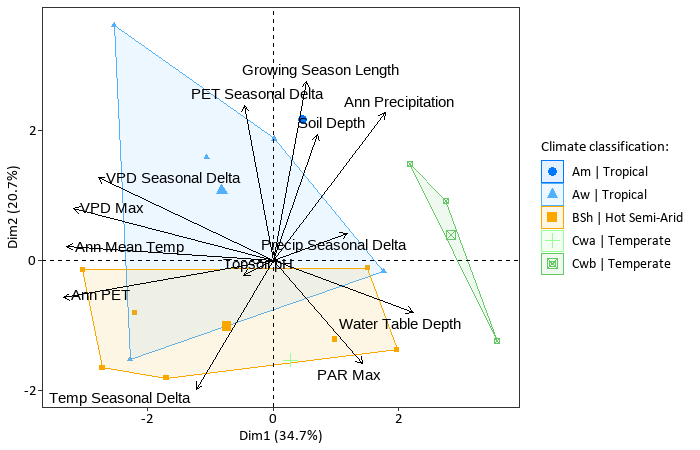

Write the R code that produced this figure.
# --- PCA of Sorghum Ecotype Environmental Factors ---

# Author: Nitzan Weisman
# Date: [Date you finalize the script]
# Description: Explores the environmental landscape of sorghum ecotype origins.
#              Performs Principal Component Analysis (PCA) on selected environmental
#              variables to visualize major gradients and relationships.
#              Includes initial screening for multicollinearity among environmental parameters.
# Data Source: Adapted from Master's Thesis, The Hebrew University of Jerusalem (March 2024)
# Input File: data/Sorghum_initial_screening_2.csv

# --- 1. Load Required Packages ---
# install.packages(c('tidyverse', 'vegan', 'factoextra', 'ggrepel', 'GGally', 'showtext'))
library(tidyverse) # Includes readr, dplyr, ggplot2
library(vegan)     # For decostand() standardization
library(factoextra) # For PCA visualization (fviz_pca_biplot)
library(ggrepel)   # For non-overlapping text labels in plots
library(GGally)    # For ggpairs() correlation matrix plots
library(showtext)  # For custom font support if needed

# --- Optional: Custom Font Setup ---
# font_add(family = "Calibri", regular = "Calibri.ttf")
# showtext_auto()

# --- 2. Load and Prepare Data ---

# Load the main dataset
sorghum_data <- readr::read_csv("data/Sorghum_initial_screening_2.csv")

# --- 3. Initial Exploration of All Environmental Parameters (for Collinearity Assessment) ---
# This section demonstrates the process of examining relationships between the original
# set of environmental parameters to inform the selection of a reduced set for PCA.

cat("\n--- 3.1. Collinearity Exploration: Temperature-related Parameters ---\n")
temp_params <- sorghum_data %>%
  dplyr::select(Alt, tmax_1, tmax_8, tmin_1, tmin_8, tmean_1, tmean_8,
                t_season_max, t_season_range, t_season_delta, Ann.Mean.Tmp)
print(round(cor(temp_params, use = "pairwise.complete.obs"), 2)) # Correlation matrix
# print(ggpairs(temp_params, title = "Temperature Parameter Correlations")) # Visual matrix

cat("\n--- 3.2. Collinearity Exploration: Precipitation-related Parameters ---\n")
prec_params <- sorghum_data %>%
  dplyr::select(prec_1, prec_8, prec_season_delta, prec_season_max, Ann.Prc)
print(round(cor(prec_params, use = "pairwise.complete.obs"), 2))
# print(ggpairs(prec_params, title = "Precipitation Parameter Correlations"))

cat("\n--- 3.3. Collinearity Exploration: PET and VPD Parameters ---\n")
pet_vpd_params <- sorghum_data %>%
  dplyr::select(pet_1, pet_8, pet_season_max, pet_season_delta, pet_annual,
                vpd_1, vpd_8, vpd_season_max, vpd_season_delta)
print(round(cor(pet_vpd_params, use = "pairwise.complete.obs"), 2))
# print(ggpairs(pet_vpd_params, title = "PET & VPD Parameter Correlations"))

cat("\n--- 3.4. Collinearity Exploration: PAR Parameters ---\n")
par_params <- sorghum_data %>%
  dplyr::select(PAR_season_max, PAR_season_delta, `PAROct-Dec`, `PARJul-Sep`) # Note backticks for special characters
print(round(cor(par_params, use = "pairwise.complete.obs"), 2))
# print(ggpairs(par_params, title = "PAR Parameter Correlations"))

cat("\n--- 3.5. Collinearity Exploration: Other Parameters ---\n")
other_params <- sorghum_data %>%
  dplyr::select(Depth.to.Water.Table, soil_m, topsoil_pH, gs.length)
print(round(cor(other_params, use = "pairwise.complete.obs"), 2))
# print(ggpairs(other_params, title = "Other Parameter Correlations"))

# Rationale for Parameter Selection (from original script's intent):
# Based on the above (and more detailed external examination if done for thesis),
# a subset of 13 parameters was chosen to represent key environmental axes while
# reducing redundancy for a clearer PCA. This selection aims to balance
# comprehensive environmental characterization with interpretability.

# --- 4. Select Final Set of Environmental Parameters for PCA ---
env_parameters_selected <- sorghum_data %>%
  dplyr::select(
    Ann.Mean.Tmp, t_season_delta, pet_annual, pet_season_delta,
    vpd_season_max, vpd_season_delta, Ann.Prc, prec_season_delta,
    PAR_season_max, Depth.to.Water.Table, soil_m, topsoil_pH,
    gs.length
  )

# Rename columns for clearer labels in the PCA plot
env_parameters_renamed <- env_parameters_selected %>%
  dplyr::rename(
    "Ann Mean Temp" = Ann.Mean.Tmp,
    "Temp Seasonal Delta" = t_season_delta,
    "Ann PET" = pet_annual,
    "PET Seasonal Delta" = pet_season_delta,
    "VPD Max" = vpd_season_max,
    "VPD Seasonal Delta" = vpd_season_delta,
    "Ann Precipitation" = Ann.Prc,
    "Precip Seasonal Delta" = prec_season_delta,
    "PAR Max" = PAR_season_max,
    "Water Table Depth" = Depth.to.Water.Table,
    "Soil Depth" = soil_m,
    "Topsoil pH" = topsoil_pH,
    "Growing Season Length" = gs.length
  )

# --- 5. Standardize Data for PCA ---
# Standardize variables (mean=0, sd=1)
env_data_scaled <- vegan::decostand(env_parameters_renamed, 'standardize', margin = 2)

# Check for NAs introduced by standardization
if(any(is.na(env_data_scaled))) {
  warning("NAs introduced during standardization. Check variables with zero variance.")
  env_data_scaled <- na.omit(env_data_scaled) # Example: remove rows with NAs
  # This might cause issues if it misaligns with climate_groups
}

# --- 6. Perform PCA ---
# Perform PCA using the standardized environmental data
pca_results <- stats::prcomp(env_data_scaled, scale. = FALSE, center = TRUE)

# Display summary to see variance explained by each PC
print(summary(pca_results))

# --- 7. Visualize PCA Results ---
# Define climate groups for coloring points
# Ensure row alignment if na.omit was used on env_data_scaled
if (nrow(env_data_scaled) != nrow(sorghum_data)) {
  warning("Number of rows changed after NA removal in scaled data. Grouping might be misaligned.")
  # Consider filtering sorghum_data to match rows in env_data_scaled if this happens
  # For simplicity, assuming no rows were removed, or they are handled appropriately.
  # If rows were removed by na.omit(env_data_scaled), you'd need to filter sorghum_data accordingly:
  # sorghum_data_filtered <- sorghum_data[complete.cases(env_parameters_renamed), ]
  # climate_groups <- as.factor(sorghum_data_filtered$Climate)
} else {
  climate_groups <- as.factor(sorghum_data$Climate)
}


# Create the PCA biplot using factoextra
pca_biplot <- fviz_pca_biplot(
  pca_results,
  geom = c("point"),
  col.ind = climate_groups,
  palette = c("#0078ff", "#53b1fc", "#faa800", "#96ff96", "#64C864"),
  col.var = "black",
  addEllipses = TRUE,
  ellipse.type = "convex",
  repel = TRUE,
  label = "var",
  title = "PCA of Selected Sorghum Environmental Factors"
)

# Customize plot appearance
pca_biplot_customized <- pca_biplot +
  theme_bw() +
  theme(
    panel.grid.major = element_blank(),
    panel.grid.minor = element_blank(),
    text = element_text(size = 11.5, family = "Calibri"), # Use "sans" if Calibri not available
    axis.text = element_text(size = 10, colour = 'black'),
    legend.text = element_text(size = 10, colour = 'black'),
    legend.title = element_text(size=11)
  ) +
  labs(title = NULL) +
  scale_fill_manual(
    name = "Climate classification:",
    values = c("#0078ff", "#53b1fc", "#faa800", "#96ff96", "#64C864"),
    labels = c("Am | Tropical", "Aw | Tropical", "BSh | Hot Semi-Arid", "Cwa | Temperate", "Cwb | Temperate")
  ) +
  scale_color_manual(
    name = "Climate classification:",
    values = c("#0078ff", "#53b1fc", "#faa800", "#96ff96", "#64C864"),
    labels = c("Am | Tropical", "Aw | Tropical", "BSh | Hot Semi-Arid", "Cwa | Temperate", "Cwb | Temperate")
  ) +
  scale_shape_discrete(
    name = "Climate classification:",
    labels = c("Am | Tropical", "Aw | Tropical", "BSh | Hot Semi-Arid", "Cwa | Temperate", "Cwb | Temperate")
  )

# Display the final plot
print(pca_biplot_customized)

# --- 8. Save Output (Optional) ---
# if (!dir.exists("plots")) dir.create("plots")
# if (!dir.exists("output")) dir.create("output")
# ggsave("plots/PCA_Biplot_Sorghum_Environment_Selected.png", plot = pca_biplot_customized, width = 8, height = 6, dpi = 300)
# saveRDS(pca_results, file = "output/pca_results_sorghum_env_selected.rds")